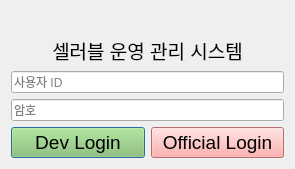
<?xml version="1.0" encoding="UTF-8"?>
<ui version="4.0">
 <class>Dialog</class>
 <widget class="QDialog" name="Dialog">
  <property name="enabled">
   <bool>true</bool>
  </property>
  <property name="geometry">
   <rect>
    <x>0</x>
    <y>0</y>
    <width>295</width>
    <height>169</height>
   </rect>
  </property>
  <property name="windowTitle">
   <string>Dialog</string>
  </property>
  <property name="autoFillBackground">
   <bool>false</bool>
  </property>
  <layout class="QGridLayout" name="gridLayout">
   <item row="0" column="0">
    <layout class="QVBoxLayout" name="verticalLayout">
     <item>
      <widget class="QLabel" name="label">
       <property name="text">
        <string/>
       </property>
       <property name="pixmap">
        <pixmap>sellable_logo.png</pixmap>
       </property>
       <property name="alignment">
        <set>Qt::AlignCenter</set>
       </property>
      </widget>
     </item>
     <item>
      <widget class="QLabel" name="label_2">
       <property name="font">
        <font>
         <pointsize>14</pointsize>
        </font>
       </property>
       <property name="text">
        <string>셀러블 운영 관리 시스템</string>
       </property>
       <property name="textFormat">
        <enum>Qt::RichText</enum>
       </property>
       <property name="alignment">
        <set>Qt::AlignCenter</set>
       </property>
      </widget>
     </item>
     <item>
      <widget class="QLineEdit" name="idForm">
       <property name="inputMask">
        <string/>
       </property>
       <property name="text">
        <string/>
       </property>
       <property name="placeholderText">
        <string>사용자 ID</string>
       </property>
      </widget>
     </item>
     <item>
      <widget class="QLineEdit" name="pwdForm">
       <property name="inputMask">
        <string/>
       </property>
       <property name="placeholderText">
        <string>암호</string>
       </property>
      </widget>
     </item>
     <item>
      <layout class="QHBoxLayout" name="horizontalLayout">
       <item>
        <widget class="QPushButton" name="devLogin">
         <property name="palette">
          <palette>
           <active>
            <colorrole role="WindowText">
             <brush brushstyle="SolidPattern">
              <color alpha="255">
               <red>0</red>
               <green>0</green>
               <blue>0</blue>
              </color>
             </brush>
            </colorrole>
            <colorrole role="Button">
             <brush brushstyle="SolidPattern">
              <color alpha="255">
               <red>144</red>
               <green>196</green>
               <blue>99</blue>
              </color>
             </brush>
            </colorrole>
            <colorrole role="Light">
             <brush brushstyle="SolidPattern">
              <color alpha="255">
               <red>155</red>
               <green>248</green>
               <blue>58</blue>
              </color>
             </brush>
            </colorrole>
            <colorrole role="Midlight">
             <brush brushstyle="SolidPattern">
              <color alpha="255">
               <red>129</red>
               <green>206</green>
               <blue>48</blue>
              </color>
             </brush>
            </colorrole>
            <colorrole role="Dark">
             <brush brushstyle="SolidPattern">
              <color alpha="255">
               <red>51</red>
               <green>82</green>
               <blue>19</blue>
              </color>
             </brush>
            </colorrole>
            <colorrole role="Mid">
             <brush brushstyle="SolidPattern">
              <color alpha="255">
               <red>68</red>
               <green>110</green>
               <blue>25</blue>
              </color>
             </brush>
            </colorrole>
            <colorrole role="Text">
             <brush brushstyle="SolidPattern">
              <color alpha="255">
               <red>0</red>
               <green>0</green>
               <blue>0</blue>
              </color>
             </brush>
            </colorrole>
            <colorrole role="BrightText">
             <brush brushstyle="SolidPattern">
              <color alpha="255">
               <red>255</red>
               <green>255</green>
               <blue>255</blue>
              </color>
             </brush>
            </colorrole>
            <colorrole role="ButtonText">
             <brush brushstyle="SolidPattern">
              <color alpha="255">
               <red>0</red>
               <green>0</green>
               <blue>0</blue>
              </color>
             </brush>
            </colorrole>
            <colorrole role="Base">
             <brush brushstyle="SolidPattern">
              <color alpha="255">
               <red>144</red>
               <green>196</green>
               <blue>99</blue>
              </color>
             </brush>
            </colorrole>
            <colorrole role="Window">
             <brush brushstyle="SolidPattern">
              <color alpha="255">
               <red>144</red>
               <green>196</green>
               <blue>99</blue>
              </color>
             </brush>
            </colorrole>
            <colorrole role="Shadow">
             <brush brushstyle="SolidPattern">
              <color alpha="255">
               <red>0</red>
               <green>0</green>
               <blue>0</blue>
              </color>
             </brush>
            </colorrole>
            <colorrole role="AlternateBase">
             <brush brushstyle="SolidPattern">
              <color alpha="255">
               <red>179</red>
               <green>210</green>
               <blue>146</blue>
              </color>
             </brush>
            </colorrole>
            <colorrole role="ToolTipBase">
             <brush brushstyle="SolidPattern">
              <color alpha="255">
               <red>255</red>
               <green>255</green>
               <blue>220</blue>
              </color>
             </brush>
            </colorrole>
            <colorrole role="ToolTipText">
             <brush brushstyle="SolidPattern">
              <color alpha="255">
               <red>0</red>
               <green>0</green>
               <blue>0</blue>
              </color>
             </brush>
            </colorrole>
            <colorrole role="PlaceholderText">
             <brush brushstyle="NoBrush">
              <color alpha="128">
               <red>0</red>
               <green>0</green>
               <blue>0</blue>
              </color>
             </brush>
            </colorrole>
           </active>
           <inactive>
            <colorrole role="WindowText">
             <brush brushstyle="SolidPattern">
              <color alpha="255">
               <red>0</red>
               <green>0</green>
               <blue>0</blue>
              </color>
             </brush>
            </colorrole>
            <colorrole role="Button">
             <brush brushstyle="SolidPattern">
              <color alpha="255">
               <red>144</red>
               <green>196</green>
               <blue>99</blue>
              </color>
             </brush>
            </colorrole>
            <colorrole role="Light">
             <brush brushstyle="SolidPattern">
              <color alpha="255">
               <red>155</red>
               <green>248</green>
               <blue>58</blue>
              </color>
             </brush>
            </colorrole>
            <colorrole role="Midlight">
             <brush brushstyle="SolidPattern">
              <color alpha="255">
               <red>129</red>
               <green>206</green>
               <blue>48</blue>
              </color>
             </brush>
            </colorrole>
            <colorrole role="Dark">
             <brush brushstyle="SolidPattern">
              <color alpha="255">
               <red>51</red>
               <green>82</green>
               <blue>19</blue>
              </color>
             </brush>
            </colorrole>
            <colorrole role="Mid">
             <brush brushstyle="SolidPattern">
              <color alpha="255">
               <red>68</red>
               <green>110</green>
               <blue>25</blue>
              </color>
             </brush>
            </colorrole>
            <colorrole role="Text">
             <brush brushstyle="SolidPattern">
              <color alpha="255">
               <red>0</red>
               <green>0</green>
               <blue>0</blue>
              </color>
             </brush>
            </colorrole>
            <colorrole role="BrightText">
             <brush brushstyle="SolidPattern">
              <color alpha="255">
               <red>255</red>
               <green>255</green>
               <blue>255</blue>
              </color>
             </brush>
            </colorrole>
            <colorrole role="ButtonText">
             <brush brushstyle="SolidPattern">
              <color alpha="255">
               <red>0</red>
               <green>0</green>
               <blue>0</blue>
              </color>
             </brush>
            </colorrole>
            <colorrole role="Base">
             <brush brushstyle="SolidPattern">
              <color alpha="255">
               <red>144</red>
               <green>196</green>
               <blue>99</blue>
              </color>
             </brush>
            </colorrole>
            <colorrole role="Window">
             <brush brushstyle="SolidPattern">
              <color alpha="255">
               <red>144</red>
               <green>196</green>
               <blue>99</blue>
              </color>
             </brush>
            </colorrole>
            <colorrole role="Shadow">
             <brush brushstyle="SolidPattern">
              <color alpha="255">
               <red>0</red>
               <green>0</green>
               <blue>0</blue>
              </color>
             </brush>
            </colorrole>
            <colorrole role="AlternateBase">
             <brush brushstyle="SolidPattern">
              <color alpha="255">
               <red>179</red>
               <green>210</green>
               <blue>146</blue>
              </color>
             </brush>
            </colorrole>
            <colorrole role="ToolTipBase">
             <brush brushstyle="SolidPattern">
              <color alpha="255">
               <red>255</red>
               <green>255</green>
               <blue>220</blue>
              </color>
             </brush>
            </colorrole>
            <colorrole role="ToolTipText">
             <brush brushstyle="SolidPattern">
              <color alpha="255">
               <red>0</red>
               <green>0</green>
               <blue>0</blue>
              </color>
             </brush>
            </colorrole>
            <colorrole role="PlaceholderText">
             <brush brushstyle="NoBrush">
              <color alpha="128">
               <red>0</red>
               <green>0</green>
               <blue>0</blue>
              </color>
             </brush>
            </colorrole>
           </inactive>
           <disabled>
            <colorrole role="WindowText">
             <brush brushstyle="SolidPattern">
              <color alpha="255">
               <red>51</red>
               <green>82</green>
               <blue>19</blue>
              </color>
             </brush>
            </colorrole>
            <colorrole role="Button">
             <brush brushstyle="SolidPattern">
              <color alpha="255">
               <red>144</red>
               <green>196</green>
               <blue>99</blue>
              </color>
             </brush>
            </colorrole>
            <colorrole role="Light">
             <brush brushstyle="SolidPattern">
              <color alpha="255">
               <red>155</red>
               <green>248</green>
               <blue>58</blue>
              </color>
             </brush>
            </colorrole>
            <colorrole role="Midlight">
             <brush brushstyle="SolidPattern">
              <color alpha="255">
               <red>129</red>
               <green>206</green>
               <blue>48</blue>
              </color>
             </brush>
            </colorrole>
            <colorrole role="Dark">
             <brush brushstyle="SolidPattern">
              <color alpha="255">
               <red>51</red>
               <green>82</green>
               <blue>19</blue>
              </color>
             </brush>
            </colorrole>
            <colorrole role="Mid">
             <brush brushstyle="SolidPattern">
              <color alpha="255">
               <red>68</red>
               <green>110</green>
               <blue>25</blue>
              </color>
             </brush>
            </colorrole>
            <colorrole role="Text">
             <brush brushstyle="SolidPattern">
              <color alpha="255">
               <red>51</red>
               <green>82</green>
               <blue>19</blue>
              </color>
             </brush>
            </colorrole>
            <colorrole role="BrightText">
             <brush brushstyle="SolidPattern">
              <color alpha="255">
               <red>255</red>
               <green>255</green>
               <blue>255</blue>
              </color>
             </brush>
            </colorrole>
            <colorrole role="ButtonText">
             <brush brushstyle="SolidPattern">
              <color alpha="255">
               <red>51</red>
               <green>82</green>
               <blue>19</blue>
              </color>
             </brush>
            </colorrole>
            <colorrole role="Base">
             <brush brushstyle="SolidPattern">
              <color alpha="255">
               <red>144</red>
               <green>196</green>
               <blue>99</blue>
              </color>
             </brush>
            </colorrole>
            <colorrole role="Window">
             <brush brushstyle="SolidPattern">
              <color alpha="255">
               <red>144</red>
               <green>196</green>
               <blue>99</blue>
              </color>
             </brush>
            </colorrole>
            <colorrole role="Shadow">
             <brush brushstyle="SolidPattern">
              <color alpha="255">
               <red>0</red>
               <green>0</green>
               <blue>0</blue>
              </color>
             </brush>
            </colorrole>
            <colorrole role="AlternateBase">
             <brush brushstyle="SolidPattern">
              <color alpha="255">
               <red>103</red>
               <green>165</green>
               <blue>38</blue>
              </color>
             </brush>
            </colorrole>
            <colorrole role="ToolTipBase">
             <brush brushstyle="SolidPattern">
              <color alpha="255">
               <red>255</red>
               <green>255</green>
               <blue>220</blue>
              </color>
             </brush>
            </colorrole>
            <colorrole role="ToolTipText">
             <brush brushstyle="SolidPattern">
              <color alpha="255">
               <red>0</red>
               <green>0</green>
               <blue>0</blue>
              </color>
             </brush>
            </colorrole>
            <colorrole role="PlaceholderText">
             <brush brushstyle="NoBrush">
              <color alpha="128">
               <red>0</red>
               <green>0</green>
               <blue>0</blue>
              </color>
             </brush>
            </colorrole>
           </disabled>
          </palette>
         </property>
         <property name="font">
          <font>
           <pointsize>14</pointsize>
          </font>
         </property>
         <property name="styleSheet">
          <string notr="true">background-color: rgb(144, 196, 99)
</string>
         </property>
         <property name="text">
          <string>Dev Login</string>
         </property>
        </widget>
       </item>
       <item>
        <widget class="QPushButton" name="officialLogin">
         <property name="palette">
          <palette>
           <active>
            <colorrole role="WindowText">
             <brush brushstyle="SolidPattern">
              <color alpha="255">
               <red>0</red>
               <green>0</green>
               <blue>0</blue>
              </color>
             </brush>
            </colorrole>
            <colorrole role="Button">
             <brush brushstyle="SolidPattern">
              <color alpha="255">
               <red>255</red>
               <green>153</green>
               <blue>153</blue>
              </color>
             </brush>
            </colorrole>
            <colorrole role="Light">
             <brush brushstyle="SolidPattern">
              <color alpha="255">
               <red>155</red>
               <green>248</green>
               <blue>58</blue>
              </color>
             </brush>
            </colorrole>
            <colorrole role="Midlight">
             <brush brushstyle="SolidPattern">
              <color alpha="255">
               <red>129</red>
               <green>206</green>
               <blue>48</blue>
              </color>
             </brush>
            </colorrole>
            <colorrole role="Dark">
             <brush brushstyle="SolidPattern">
              <color alpha="255">
               <red>51</red>
               <green>82</green>
               <blue>19</blue>
              </color>
             </brush>
            </colorrole>
            <colorrole role="Mid">
             <brush brushstyle="SolidPattern">
              <color alpha="255">
               <red>68</red>
               <green>110</green>
               <blue>25</blue>
              </color>
             </brush>
            </colorrole>
            <colorrole role="Text">
             <brush brushstyle="SolidPattern">
              <color alpha="255">
               <red>0</red>
               <green>0</green>
               <blue>0</blue>
              </color>
             </brush>
            </colorrole>
            <colorrole role="BrightText">
             <brush brushstyle="SolidPattern">
              <color alpha="255">
               <red>255</red>
               <green>255</green>
               <blue>255</blue>
              </color>
             </brush>
            </colorrole>
            <colorrole role="ButtonText">
             <brush brushstyle="SolidPattern">
              <color alpha="255">
               <red>0</red>
               <green>0</green>
               <blue>0</blue>
              </color>
             </brush>
            </colorrole>
            <colorrole role="Base">
             <brush brushstyle="SolidPattern">
              <color alpha="255">
               <red>255</red>
               <green>153</green>
               <blue>153</blue>
              </color>
             </brush>
            </colorrole>
            <colorrole role="Window">
             <brush brushstyle="SolidPattern">
              <color alpha="255">
               <red>255</red>
               <green>153</green>
               <blue>153</blue>
              </color>
             </brush>
            </colorrole>
            <colorrole role="Shadow">
             <brush brushstyle="SolidPattern">
              <color alpha="255">
               <red>0</red>
               <green>0</green>
               <blue>0</blue>
              </color>
             </brush>
            </colorrole>
            <colorrole role="AlternateBase">
             <brush brushstyle="SolidPattern">
              <color alpha="255">
               <red>179</red>
               <green>210</green>
               <blue>146</blue>
              </color>
             </brush>
            </colorrole>
            <colorrole role="ToolTipBase">
             <brush brushstyle="SolidPattern">
              <color alpha="255">
               <red>255</red>
               <green>255</green>
               <blue>220</blue>
              </color>
             </brush>
            </colorrole>
            <colorrole role="ToolTipText">
             <brush brushstyle="SolidPattern">
              <color alpha="255">
               <red>0</red>
               <green>0</green>
               <blue>0</blue>
              </color>
             </brush>
            </colorrole>
            <colorrole role="PlaceholderText">
             <brush brushstyle="NoBrush">
              <color alpha="128">
               <red>0</red>
               <green>0</green>
               <blue>0</blue>
              </color>
             </brush>
            </colorrole>
           </active>
           <inactive>
            <colorrole role="WindowText">
             <brush brushstyle="SolidPattern">
              <color alpha="255">
               <red>0</red>
               <green>0</green>
               <blue>0</blue>
              </color>
             </brush>
            </colorrole>
            <colorrole role="Button">
             <brush brushstyle="SolidPattern">
              <color alpha="255">
               <red>255</red>
               <green>153</green>
               <blue>153</blue>
              </color>
             </brush>
            </colorrole>
            <colorrole role="Light">
             <brush brushstyle="SolidPattern">
              <color alpha="255">
               <red>155</red>
               <green>248</green>
               <blue>58</blue>
              </color>
             </brush>
            </colorrole>
            <colorrole role="Midlight">
             <brush brushstyle="SolidPattern">
              <color alpha="255">
               <red>129</red>
               <green>206</green>
               <blue>48</blue>
              </color>
             </brush>
            </colorrole>
            <colorrole role="Dark">
             <brush brushstyle="SolidPattern">
              <color alpha="255">
               <red>51</red>
               <green>82</green>
               <blue>19</blue>
              </color>
             </brush>
            </colorrole>
            <colorrole role="Mid">
             <brush brushstyle="SolidPattern">
              <color alpha="255">
               <red>68</red>
               <green>110</green>
               <blue>25</blue>
              </color>
             </brush>
            </colorrole>
            <colorrole role="Text">
             <brush brushstyle="SolidPattern">
              <color alpha="255">
               <red>0</red>
               <green>0</green>
               <blue>0</blue>
              </color>
             </brush>
            </colorrole>
            <colorrole role="BrightText">
             <brush brushstyle="SolidPattern">
              <color alpha="255">
               <red>255</red>
               <green>255</green>
               <blue>255</blue>
              </color>
             </brush>
            </colorrole>
            <colorrole role="ButtonText">
             <brush brushstyle="SolidPattern">
              <color alpha="255">
               <red>0</red>
               <green>0</green>
               <blue>0</blue>
              </color>
             </brush>
            </colorrole>
            <colorrole role="Base">
             <brush brushstyle="SolidPattern">
              <color alpha="255">
               <red>255</red>
               <green>153</green>
               <blue>153</blue>
              </color>
             </brush>
            </colorrole>
            <colorrole role="Window">
             <brush brushstyle="SolidPattern">
              <color alpha="255">
               <red>255</red>
               <green>153</green>
               <blue>153</blue>
              </color>
             </brush>
            </colorrole>
            <colorrole role="Shadow">
             <brush brushstyle="SolidPattern">
              <color alpha="255">
               <red>0</red>
               <green>0</green>
               <blue>0</blue>
              </color>
             </brush>
            </colorrole>
            <colorrole role="AlternateBase">
             <brush brushstyle="SolidPattern">
              <color alpha="255">
               <red>179</red>
               <green>210</green>
               <blue>146</blue>
              </color>
             </brush>
            </colorrole>
            <colorrole role="ToolTipBase">
             <brush brushstyle="SolidPattern">
              <color alpha="255">
               <red>255</red>
               <green>255</green>
               <blue>220</blue>
              </color>
             </brush>
            </colorrole>
            <colorrole role="ToolTipText">
             <brush brushstyle="SolidPattern">
              <color alpha="255">
               <red>0</red>
               <green>0</green>
               <blue>0</blue>
              </color>
             </brush>
            </colorrole>
            <colorrole role="PlaceholderText">
             <brush brushstyle="NoBrush">
              <color alpha="128">
               <red>0</red>
               <green>0</green>
               <blue>0</blue>
              </color>
             </brush>
            </colorrole>
           </inactive>
           <disabled>
            <colorrole role="WindowText">
             <brush brushstyle="SolidPattern">
              <color alpha="255">
               <red>51</red>
               <green>82</green>
               <blue>19</blue>
              </color>
             </brush>
            </colorrole>
            <colorrole role="Button">
             <brush brushstyle="SolidPattern">
              <color alpha="255">
               <red>255</red>
               <green>153</green>
               <blue>153</blue>
              </color>
             </brush>
            </colorrole>
            <colorrole role="Light">
             <brush brushstyle="SolidPattern">
              <color alpha="255">
               <red>155</red>
               <green>248</green>
               <blue>58</blue>
              </color>
             </brush>
            </colorrole>
            <colorrole role="Midlight">
             <brush brushstyle="SolidPattern">
              <color alpha="255">
               <red>129</red>
               <green>206</green>
               <blue>48</blue>
              </color>
             </brush>
            </colorrole>
            <colorrole role="Dark">
             <brush brushstyle="SolidPattern">
              <color alpha="255">
               <red>51</red>
               <green>82</green>
               <blue>19</blue>
              </color>
             </brush>
            </colorrole>
            <colorrole role="Mid">
             <brush brushstyle="SolidPattern">
              <color alpha="255">
               <red>68</red>
               <green>110</green>
               <blue>25</blue>
              </color>
             </brush>
            </colorrole>
            <colorrole role="Text">
             <brush brushstyle="SolidPattern">
              <color alpha="255">
               <red>51</red>
               <green>82</green>
               <blue>19</blue>
              </color>
             </brush>
            </colorrole>
            <colorrole role="BrightText">
             <brush brushstyle="SolidPattern">
              <color alpha="255">
               <red>255</red>
               <green>255</green>
               <blue>255</blue>
              </color>
             </brush>
            </colorrole>
            <colorrole role="ButtonText">
             <brush brushstyle="SolidPattern">
              <color alpha="255">
               <red>51</red>
               <green>82</green>
               <blue>19</blue>
              </color>
             </brush>
            </colorrole>
            <colorrole role="Base">
             <brush brushstyle="SolidPattern">
              <color alpha="255">
               <red>255</red>
               <green>153</green>
               <blue>153</blue>
              </color>
             </brush>
            </colorrole>
            <colorrole role="Window">
             <brush brushstyle="SolidPattern">
              <color alpha="255">
               <red>255</red>
               <green>153</green>
               <blue>153</blue>
              </color>
             </brush>
            </colorrole>
            <colorrole role="Shadow">
             <brush brushstyle="SolidPattern">
              <color alpha="255">
               <red>0</red>
               <green>0</green>
               <blue>0</blue>
              </color>
             </brush>
            </colorrole>
            <colorrole role="AlternateBase">
             <brush brushstyle="SolidPattern">
              <color alpha="255">
               <red>103</red>
               <green>165</green>
               <blue>38</blue>
              </color>
             </brush>
            </colorrole>
            <colorrole role="ToolTipBase">
             <brush brushstyle="SolidPattern">
              <color alpha="255">
               <red>255</red>
               <green>255</green>
               <blue>220</blue>
              </color>
             </brush>
            </colorrole>
            <colorrole role="ToolTipText">
             <brush brushstyle="SolidPattern">
              <color alpha="255">
               <red>0</red>
               <green>0</green>
               <blue>0</blue>
              </color>
             </brush>
            </colorrole>
            <colorrole role="PlaceholderText">
             <brush brushstyle="NoBrush">
              <color alpha="128">
               <red>0</red>
               <green>0</green>
               <blue>0</blue>
              </color>
             </brush>
            </colorrole>
           </disabled>
          </palette>
         </property>
         <property name="font">
          <font>
           <pointsize>14</pointsize>
          </font>
         </property>
         <property name="styleSheet">
          <string notr="true">background-color: rgb(255, 153, 153)
</string>
         </property>
         <property name="text">
          <string>Official Login</string>
         </property>
        </widget>
       </item>
      </layout>
     </item>
    </layout>
   </item>
  </layout>
 </widget>
 <resources/>
 <connections/>
</ui>
